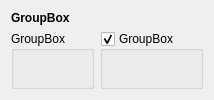
             <widget class="QWidget" name="widget_8" native="true">
              <layout class="QGridLayout" name="gridLayout_11">
               <item row="0" column="0" colspan="2">
                <widget class="QLabel" name="label_8">
                 <property name="sizePolicy">
                  <sizepolicy hsizetype="Preferred" vsizetype="Fixed">
                   <horstretch>0</horstretch>
                   <verstretch>0</verstretch>
                  </sizepolicy>
                 </property>
                 <property name="font">
                  <font>
                   <bold>true</bold>
                  </font>
                 </property>
                 <property name="text">
                  <string>GroupBox</string>
                 </property>
                </widget>
               </item>
               <item row="1" column="0">
                <widget class="QGroupBox" name="groupBox">
                 <property name="sizePolicy">
                  <sizepolicy hsizetype="Expanding" vsizetype="Preferred">
                   <horstretch>0</horstretch>
                   <verstretch>0</verstretch>
                  </sizepolicy>
                 </property>
                 <property name="title">
                  <string>GroupBox</string>
                 </property>
                </widget>
               </item>
               <item row="1" column="1">
                <widget class="QGroupBox" name="groupBox_2">
                 <property name="sizePolicy">
                  <sizepolicy hsizetype="Expanding" vsizetype="Preferred">
                   <horstretch>0</horstretch>
                   <verstretch>0</verstretch>
                  </sizepolicy>
                 </property>
                 <property name="title">
                  <string>GroupBox</string>
                 </property>
                 <property name="flat">
                  <bool>false</bool>
                 </property>
                 <property name="checkable">
                  <bool>true</bool>
                 </property>
                </widget>
               </item>
              </layout>
             </widget>
